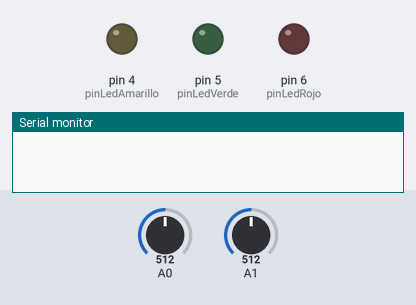
Simulated run of this sketch. Board: Arduino Uno, built with avr-gcc and run on an emulated ATmega328P. Shown: output pins drawn as LEDs (lit = HIGH), the last lines printed to the serial monitor. The inputs (shaded band) are chosen by the test bench; at power-on: A0 = 512, A1 = 512.

Above: at 1.2 s.
1.3 s: A0 set to 716
At 2.4 s:
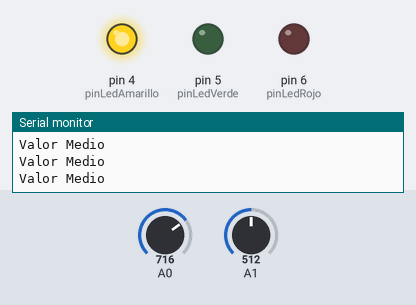
2.9 s: A1 set to 368
4.4 s: A1 set to 339
At 4.9 s:
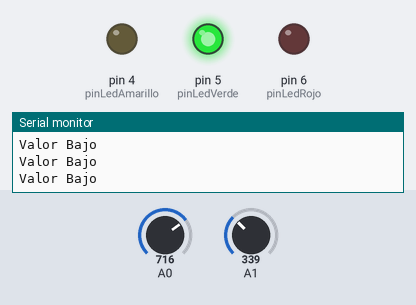
5.9 s: A0 set to 686
7.4 s: A0 set to 660
At 8.6 s:
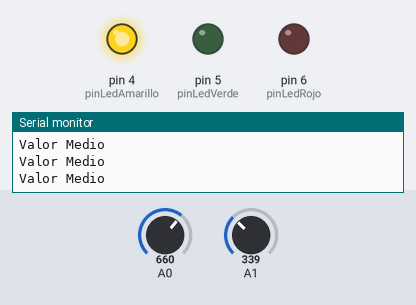
8.9 s: A1 set to 652
10.4 s: A1 set to 670
At 11.0 s:
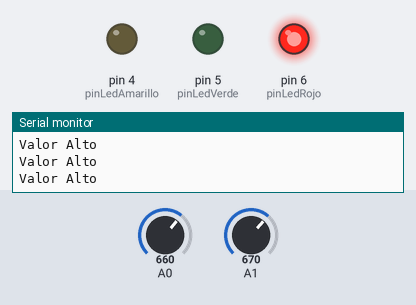
Timing chart, 0 to 12.9 s (numbered marks = the images above; inputs shaded):
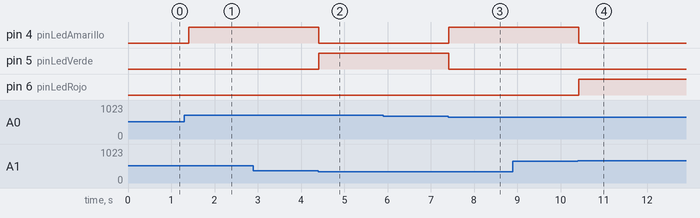

Measured:
- the behaviour switches between 358 and 357 on A1 (found by bisection; images 1 and 2)
- the behaviour switches between 678 and 677 on A0 (found by bisection; images 2 and 3)
- the behaviour switches between 660 and 661 on A1 (found by bisection; images 3 and 4)
- after the input at 1.3 s, pin 4 (pinLedAmarillo): LOW → HIGH after 0.10 s
- after the input at 4.4 s, pin 4 (pinLedAmarillo): HIGH → LOW at once; pin 5 (pinLedVerde): LOW → HIGH at once
- after the input at 7.4 s, pin 4 (pinLedAmarillo): LOW → HIGH at once; pin 5 (pinLedVerde): HIGH → LOW at once
- after the input at 10.4 s, pin 4 (pinLedAmarillo): HIGH → LOW at once; pin 6 (pinLedRojo): LOW → HIGH at once

The sketch:

ValorUmbral.ino
```cpp
int pinLedRojo=6, pinLedAmarillo=4, pinLedVerde=5;
void setup() {
pinMode(pinLedRojo,OUTPUT);
pinMode(pinLedVerde,OUTPUT);
pinMode(pinLedAmarillo,OUTPUT);
Serial.begin(9600);
}
void loop() {
int valor=analogRead(A1);
int umbral=analogRead(A0);
  if ( valor <  umbral/2)
  {   // valor inferior a 300
      digitalWrite(pinLedVerde,HIGH);
      digitalWrite(pinLedRojo,LOW);
      digitalWrite(pinLedAmarillo,LOW);
      Serial.println("Valor Bajo");
  }

  if( valor>umbral)
  {   // valor superior a 600
      digitalWrite(pinLedRojo,HIGH);
      digitalWrite(pinLedVerde,LOW);
      digitalWrite(pinLedAmarillo,LOW);
      Serial.println("Valor Alto");
  }

  if( (valor>umbral/2) && (valor<umbral)        )
  {   // valor superior a 300 y menor a 600
      digitalWrite(pinLedRojo,LOW);
      digitalWrite(pinLedVerde,LOW);
      digitalWrite(pinLedAmarillo,HIGH);
      Serial.println("Valor Medio");
  }
  delay(200);
}
```
